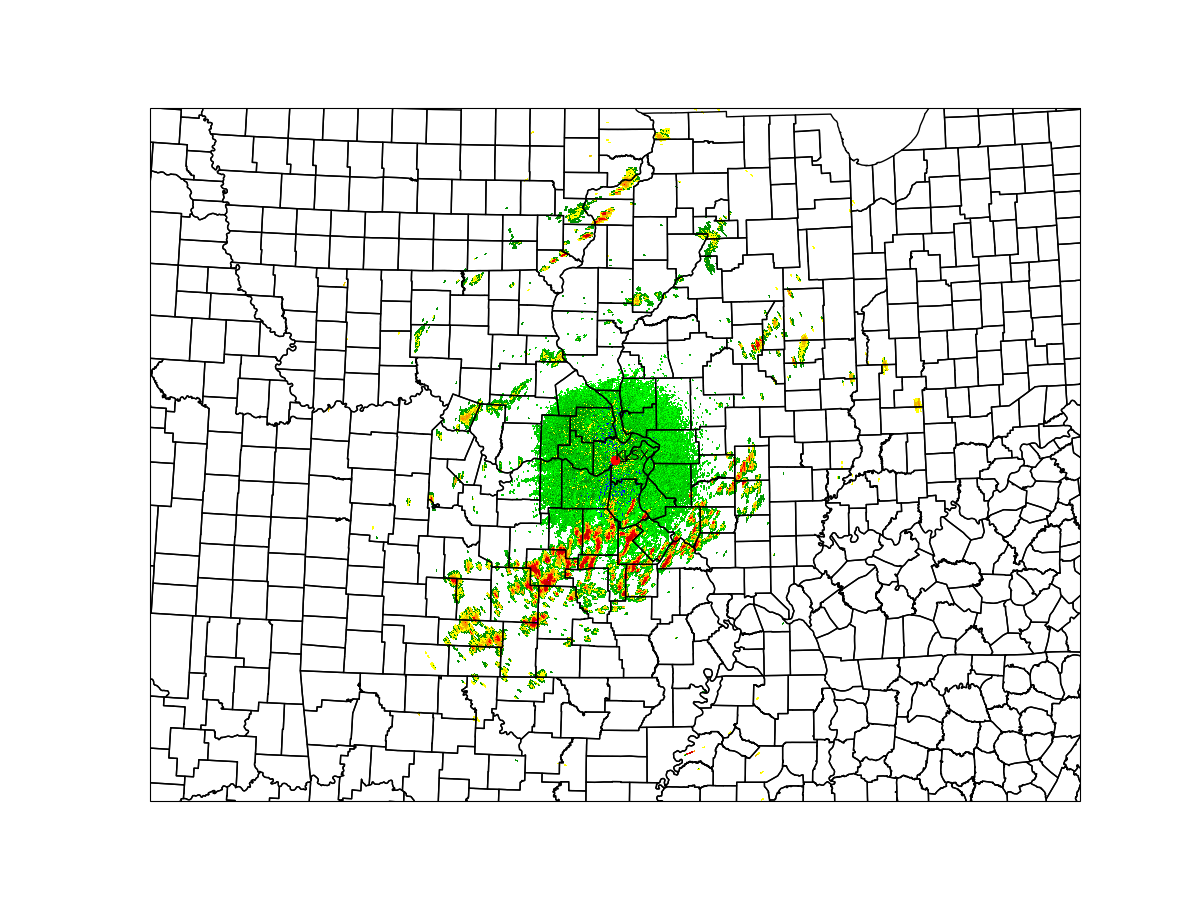

The Python source for this figure:
import nexradaws
import tempfile
import logging
import numpy as np


import matplotlib as mpl
mpl.use('Agg')
import matplotlib.pyplot as plt
import cartopy.crs as ccrs


from datetime import date
from metpy.io import Level2File
from metpy.plots import add_timestamp, colortables
from metpy.plots import USCOUNTIES
from matplotlib.colors import Normalize

logging.basicConfig(level=logging.INFO)

#radar_root = tempfile.TemporaryDirectory()
radar_root = '/tmp'

# Download scans that are not MDM
def download(site):
    today = date.today()
    logging.info("Downloading radar for {} on {}".format(site, today))

    conn = nexradaws.NexradAwsInterface()
    availscans = conn.get_avail_scans(today.year, today.month, today.day, site)

    suffix = "MDM"
    scans = [x for x in availscans if (not x.filename.endswith(suffix))][-5:]

    if scans:
        result = conn.download(scans, radar_root)
        return result.success

    return []

def plot(scan):
    filename = "{}/{}".format(radar_root, scan.filename)
    
    logging.info("Opening scan {}".format(filename))
    f = Level2File(filename)

    logging.info("Done")

    # lon=-90.6828
    # lat=38.6986

    lat = f.sweeps[0][0][1].lat
    lon = f.sweeps[0][0][1].lon

    # Pull data out of the file
    sweep = 0
    
    # First item in ray is header, which has azimuth angle
    az = np.array([ray[0].az_angle for ray in f.sweeps[sweep]])
    
    # 5th item is a dict mapping a var name (byte string) to a tuple
    # of (header, data array)
    ref_hdr = f.sweeps[sweep][0][4][b'REF'][0]
    ref_range = np.arange(ref_hdr.num_gates) * ref_hdr.gate_width + ref_hdr.first_gate
    ref = np.array([ray[4][b'REF'][1] for ray in f.sweeps[sweep]])

    proj = ccrs.LambertConformal(central_longitude=lon, central_latitude=lat)

    fig = plt.figure(figsize=(12, 9))
    ax = fig.add_subplot(projection=proj)
    
    # Turn into an array, then mask
    data = np.ma.array(ref)
    data[np.isnan(data)] = np.ma.masked

    logging.info("Finished MetPY")

    # Convert az,range to x,y
    xlocs = (ref_range/111)  * np.sin(np.deg2rad(az[:, np.newaxis])) + lon
    ylocs = (ref_range/111) * np.cos(np.deg2rad(az[:, np.newaxis])) + lat

    ax.set_extent([lon - 3.5, lon + 3.5, lat - 3.5, lat + 3.5], ccrs.Geodetic())
    ax.add_feature(USCOUNTIES.with_scale('500k'))

    # Plot the data
    # $ax.plot(lat, lon, "or", transform=proj)
    # ax.plot(0, 0, "bo",transform=ccrs.Geodetic())
    # ax.plot(1, 1, "go",transform=ccrs.Geodetic())

    ax.plot(0, 0, "or",transform=proj)
    ax.text(0, 0, f.stid.decode("ascii").upper(),transform=proj)
    cmap = colortables.get_colortable('NWSReflectivity')
    ax.pcolormesh(xlocs, ylocs, data, norm=Normalize(-25, 75), cmap=cmap, transform=ccrs.PlateCarree())


    ax.set_aspect('equal', 'datalim')

    plt.savefig('radar.png')
    return 'radar.png'